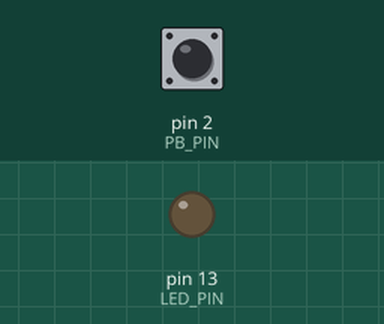
Bench run of a sketch on a simulated Arduino Uno, built with avr-gcc and run on an emulated ATmega328P. On the bench: output pins drawn as LEDs (lit = HIGH). Inputs (shaded band) come from the test bench; at power-on: pin 2 (PB_PIN) HIGH.

Above: at 1.2 s.
1.3 s: pin 2 (PB_PIN) pulled LOW for 0.15 s
At 1.6 s:
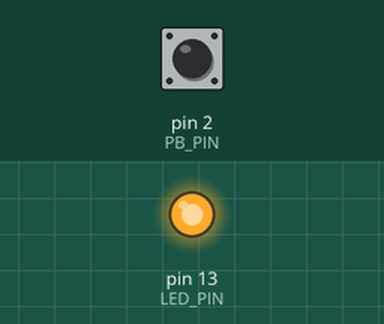
2.9 s: pin 2 (PB_PIN) pulled LOW for 1 s
At 4.0 s:
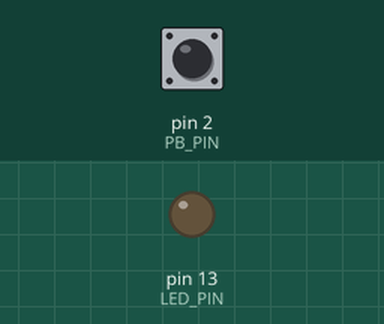
5.4 s: pin 2 (PB_PIN) pulled LOW for 3.2 s
At 5.9 s:
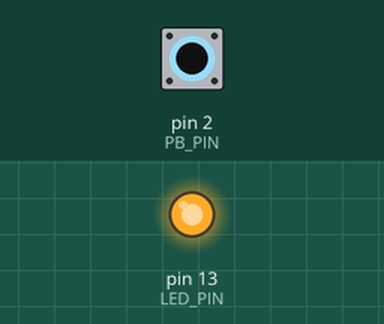
Timing chart, 0 to 8.4 s (numbered marks = the images above; inputs shaded):
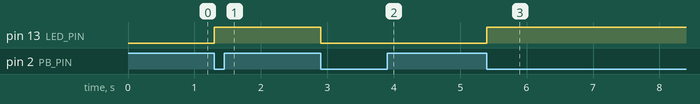

Measured:
- after the input at 1.3 s, pin 13 (LED_PIN): LOW → HIGH at once
- after the input at 2.9 s, pin 13 (LED_PIN): HIGH → LOW at once
- after the input at 5.4 s, pin 13 (LED_PIN): LOW → HIGH at once

The sketch:

09.NoDebouncing.ino
```cpp
// A push button as an input that toggles the state of the onboard LED

// Connect the push button to pin 2
const int PB_PIN = 2;

// Uses the onboard LED on pin 13
const int LED_PIN = 13;

// Flag to indicate the state of the push button
boolean buttonAlreadyPressed = false;

// Flag to indicate the state of the LED
boolean ledOn = false;

void setup() {
    pinMode(PB_PIN, INPUT_PULLUP);
    pinMode(LED_PIN, OUTPUT);
}

void loop() {
  if (digitalRead(PB_PIN) == LOW) {
    // If the button was just been pressed
    if (!buttonAlreadyPressed) {
      // Sets the button's flag
      buttonAlreadyPressed = true;

      // Toggles the state of the LED
      ledOn = !ledOn;
      digitalWrite(LED_PIN, ledOn);
    }
  }
  else {
    // The button has been released
    buttonAlreadyPressed = false;
  }
}
```
